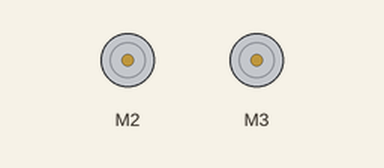
Simulated run of this sketch. Board: Arduino Uno, built with avr-gcc and run on an emulated ATmega328P. Parts: 2 × DC motor (green arrow = forward, orange = backward, longer = faster). What the sketch prints to the serial monitor is not drawn.

Above: at 10.7 s.
Timing chart, 0 to 14.6 s (numbered marks = the images above):
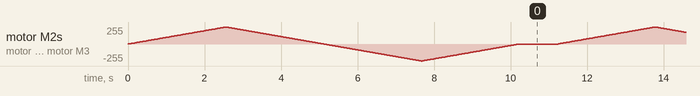

The sketch:

test_basic_motor.ino
```cpp
/*
Test for motors in chassis
*/

#include <Adafruit_MotorShield.h>

// Create the motor shield object with the default I2C address
Adafruit_MotorShield AFMS = Adafruit_MotorShield();
// Or, create it with a different I2C address (say for stacking)
// Adafruit_MotorShield AFMS = Adafruit_MotorShield(0x61);

// Select which 'port' M1, M2, M3 or M4. In this case, M1
Adafruit_DCMotor *Motor1 = AFMS.getMotor(2);
// You can also make another motor on port M2
Adafruit_DCMotor *Motor2 = AFMS.getMotor(3);

void setup() {
  Serial.begin(9600);           // set up Serial library at 9600 bps
  Serial.println("DC Motor test!");

  if (!AFMS.begin()) {         // create with the default frequency 1.6KHz
  // if (!AFMS.begin(1000)) {  // OR with a different frequency, say 1KHz
    Serial.println("Could not find Motor Shield. Check wiring.");
    while (1);
  }
  Serial.println("Motor Shield found.");

  // Set the speed to start, from 0 (off) to 255 (max speed)
  Motor1->setSpeed(150);
  Motor2->setSpeed(150);

  Motor1->run(FORWARD);
  Motor2->run(FORWARD);

  // turn on motor
  Motor1->run(RELEASE);
  Motor2->run(RELEASE);
}

void loop() {
  uint8_t i;

  Serial.print("moving forward");

  Motor1->run(FORWARD);
  Motor2->run(FORWARD);
  for (i=0; i<255; i++) {
    Motor1->setSpeed(i);
    Motor2->setSpeed(i);
    delay(10);
  }
  for (i=255; i!=0; i--) {
    Motor1->setSpeed(i);
    Motor2->setSpeed(i);
    delay(10);
  }

  Serial.print("moving backward");

  Motor1->run(BACKWARD);
  Motor2->run(BACKWARD);
  for (i=0; i<255; i++) {
    Motor1->setSpeed(i);
    Motor2->setSpeed(i);
    delay(10);
  }
  for (i=255; i!=0; i--) {
    Motor1->setSpeed(i);
    Motor2->setSpeed(i);
    delay(10);
  }

  Serial.print("tech");
  Motor1->run(RELEASE);
  Motor2->run(RELEASE);
  delay(1000);
}
```
